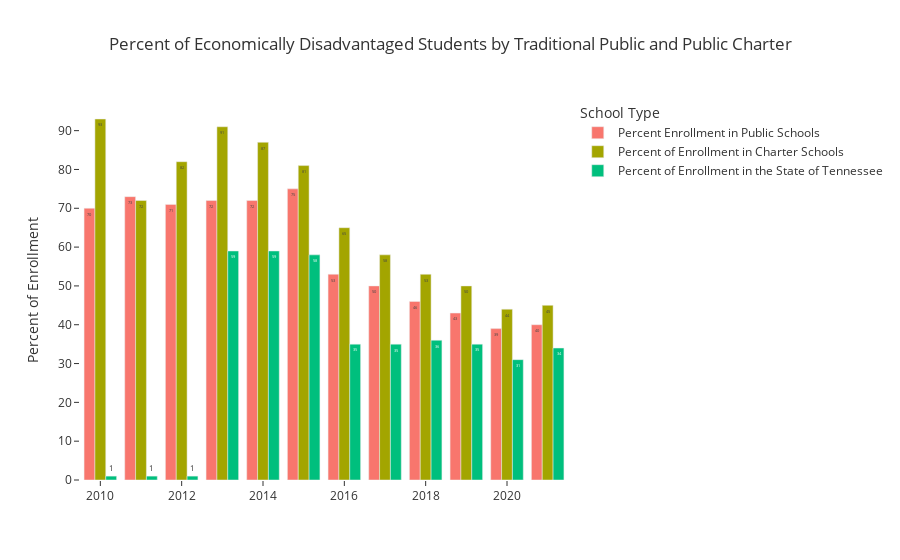

The cell this chart's notebook holds for it:
### Code cell
fig = go.Figure()

fig.add_trace(go.Bar(x=econ_disadv_enrollments_by_school_type['file_year'], 
                     y=econ_disadv_enrollments_by_school_type['econ_disadv_public_pct_enrolled'], 
                     name='Percent Enrollment in Public Schools',
                     text=econ_disadv_enrollments_by_school_type['econ_disadv_public_pct_enrolled']
                     ))
fig.add_trace(go.Bar(x=econ_disadv_enrollments_by_school_type['file_year'], 
                     y=econ_disadv_enrollments_by_school_type['econ_disadv_charter_pct_enrolled'], 
                     name='Percent of Enrollment in Charter Schools',
                     text=econ_disadv_enrollments_by_school_type['econ_disadv_charter_pct_enrolled']
                     ))
fig.add_trace(go.Bar(x=econ_disadv_enrollments_by_state['file_year'], 
                     y=econ_disadv_enrollments_by_state['econ_disadv_pct'], 
                     name='Percent of Enrollment in the State of Tennessee',
                     text=econ_disadv_enrollments_by_state['econ_disadv_pct']
                     ))
fig.update_layout(
                  legend_title_text='School Type',
                  title='Percent of Economically Disadvantaged Students by Traditional Public and Public Charter',
                  template='ggplot2',
                  paper_bgcolor='white', 
                  plot_bgcolor='white',)
fig.update_traces(textfont_size=8)
fig.update_yaxes(title_text="Percent of Enrollment")
fig.show()

### Figure 1 — Plotly figure (JSON) as saved in the notebook; plotly's stock layout.template omitted (floating-point values rounded to 4 significant figures)
{"data": [{"name": "Percent Enrollment in Public Schools", "text": [70, 73, 71, 72, 72, 75, 53, 50, 46, 43, 39, 40], "textfont": {"size": 8}, "type": "bar", "x": [2010, 2011, 2012, 2013, 2014, 2015, 2016, 2017, 2018, 2019, 2020, 2021], "y": [70, 73, 71, 72, 72, 75, 53, 50, 46, 43, 39, 40]}, {"name": "Percent of Enrollment in Charter Schools", "text": [93, 72, 82, 91, 87, 81, 65, 58, 53, 50, 44, 45], "textfont": {"size": 8}, "type": "bar", "x": [2010, 2011, 2012, 2013, 2014, 2015, 2016, 2017, 2018, 2019, 2020, 2021], "y": [93, 72, 82, 91, 87, 81, 65, 58, 53, 50, 44, 45]}, {"name": "Percent of Enrollment in the State of Tennessee", "text": [1, 1, 1, 59, 59, 58, 35, 35, 36, 35, 31, 34], "textfont": {"size": 8}, "type": "bar", "x": [2010, 2011, 2012, 2013, 2014, 2015, 2016, 2017, 2018, 2019, 2020, 2021], "y": [1, 1, 1, 59, 59, 58, 35, 35, 36, 35, 31, 34]}], "layout": {"autosize": true, "legend": {"title": {"text": "School Type"}}, "paper_bgcolor": "white", "plot_bgcolor": "white", "title": {"text": "Percent of Economically Disadvantaged Students by Traditional Public and Public Charter"}, "xaxis": {"autorange": true, "range": [2010.0, 2022.0], "type": "linear"}, "yaxis": {"autorange": true, "range": [0, 97.89], "title": {"text": "Percent of Enrollment"}, "type": "linear"}}}
